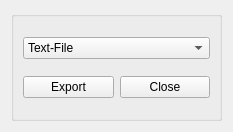
<?xml version="1.0" encoding="UTF-8"?>
<ui version="4.0">
 <class>Form</class>
 <widget class="QWidget" name="Form">
  <property name="geometry">
   <rect>
    <x>0</x>
    <y>0</y>
    <width>233</width>
    <height>132</height>
   </rect>
  </property>
  <property name="windowTitle">
   <string>Form</string>
  </property>
  <layout class="QVBoxLayout" name="verticalLayout">
   <item>
    <widget class="QGroupBox" name="groupBox">
     <property name="title">
      <string/>
     </property>
     <layout class="QGridLayout" name="gridLayout">
      <item row="0" column="0" colspan="2">
       <widget class="QComboBox" name="comboBox">
        <item>
         <property name="text">
          <string>Text-File</string>
         </property>
        </item>
        <item>
         <property name="text">
          <string>MAT-File</string>
         </property>
        </item>
       </widget>
      </item>
      <item row="1" column="0">
       <widget class="QPushButton" name="pushButton">
        <property name="text">
         <string>Export</string>
        </property>
       </widget>
      </item>
      <item row="1" column="1">
       <widget class="QPushButton" name="pushButton_2">
        <property name="text">
         <string>Close</string>
        </property>
       </widget>
      </item>
     </layout>
    </widget>
   </item>
  </layout>
 </widget>
 <resources/>
 <connections/>
</ui>
